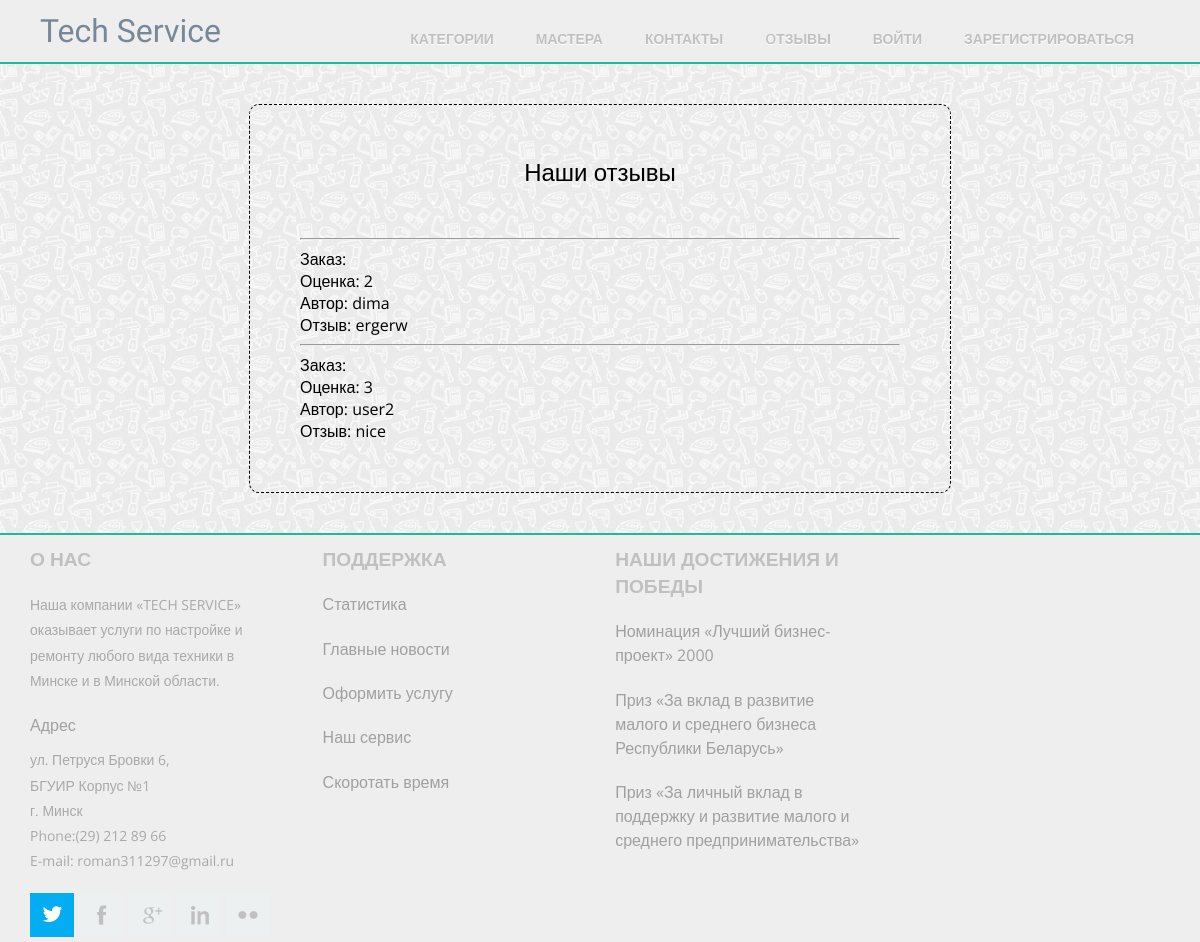
The page /feedback/ on the database its author committed.
### master_office/models.py (models this page shows, shortened)
class Order(models.Model):
    client = models.ForeignKey(User, on_delete=models.CASCADE)
    status = models.IntegerField(default=0)
    price = models.FloatField()
    begin_date = models.DateTimeField(auto_now=True)
    end_date = models.DateTimeField(blank=True, null=True)
    expected_date = models.DateTimeField(blank=True, null=True)
    rating = models.IntegerField(default=0, blank=True, null=True)
    feedback = models.TextField(blank=True, null=True)

### mainApp/views.py (the view)
# urls.py: url(r'^feedback/$', views.get_feedback, name="last_feedback"),
def get_feedback(request):
    orders = Order.objects.filter(status=1).exclude(feedback__isnull=True).order_by('-end_date')
    return render(request, 'mainApp/feedback.html', context={'orders': orders})

### mainApp/templates/mainApp/feedback.html
{% extends "mainApp/wrapper.html" %} {% block content %} {% load static %}
<div class="order">
    <p class="area-text-primary">Наши отзывы</p>
    {% for order in orders %}
        <hr>
        <h4>Заказ: </h4>
        <h4>Оценка: {{ order.rating }}</h4>
        <h4>Автор: {{ order.client.username }}</h4>
        <h4>Отзыв: {{ order.feedback }}</h4>
    {% endfor %}
</div>
{% endblock %}

### mainApp/static/css/style.css (style rules this page uses)
html, body, div, span, applet, object, iframe, h1, h2, h3, h4, h5, h6, p, blockquote, pre, a, abbr, acronym, address, big, cite, code, del, dfn, em, img, ins, kbd, q, s, samp, small, strike, strong, sub, sup, tt, var, b, u, i, dl, dt, dd, ol, nav ul, nav li, fieldset, form, label, legend, table, caption, tbody, tfoot, thead, tr, th, td, article, aside, canvas, details, embed, figure, figcaption, footer, header, hgroup, menu, nav, output, ruby, section, summary, time, mark, audio, video { margin: 0; padding: 0; border: 0; font-size: 100%; font: inherit; vertical-align: baseline; }
body { font-family: 'Open Sans', sans-serif; background: url(/static/images/tile-main.png); background-repeat: repeat; font-size: 100%; }
.area-text-primary { font-size: 1.5em; font-family: 'Open Sans', sans-serif; width: 50%; margin: auto; text-align: center; margin-bottom: 50px; }
.order { width: 50%; border: 1px dashed black; border-radius: 10px; padding: 50px; margin: auto; margin-bottom: 40px; margin-top: 40px; overflow: scroll; }

### rows shown on the page
Order: rating "2", client.username "dima", feedback "ergerw"
Order: rating "3", client.username "user2", feedback "nice"
